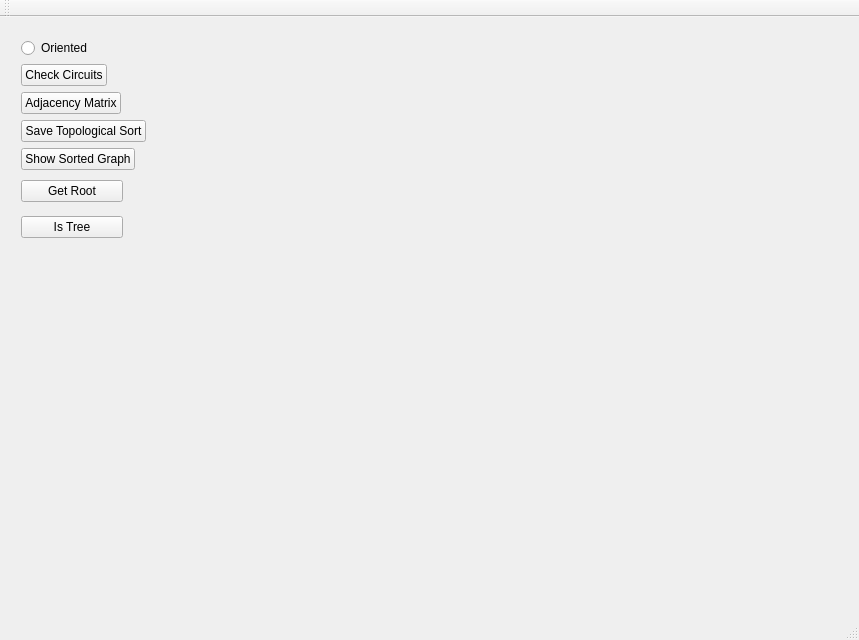
<?xml version="1.0" encoding="UTF-8"?>
<ui version="4.0">
 <class>SortareTopologicaV2Class</class>
 <widget class="QMainWindow" name="SortareTopologicaV2Class">
  <property name="geometry">
   <rect>
    <x>0</x>
    <y>0</y>
    <width>859</width>
    <height>640</height>
   </rect>
  </property>
  <property name="windowTitle">
   <string>SortareTopologicaV2</string>
  </property>
  <widget class="QWidget" name="centralWidget">
   <widget class="QWidget" name="layoutWidget">
    <property name="geometry">
     <rect>
      <x>10</x>
      <y>10</y>
      <width>231</width>
      <height>226</height>
     </rect>
    </property>
    <layout class="QVBoxLayout" name="verticalLayout">
     <item>
      <widget class="QRadioButton" name="setOriented">
       <property name="text">
        <string>Oriented</string>
       </property>
      </widget>
     </item>
     <item>
      <layout class="QHBoxLayout" name="horizontalLayout">
       <item alignment="Qt::AlignLeft">
        <widget class="QPushButton" name="checkCircuitsButton">
         <property name="text">
          <string>Check Circuits</string>
         </property>
        </widget>
       </item>
      </layout>
     </item>
     <item alignment="Qt::AlignLeft">
      <widget class="QPushButton" name="adjacencyMatrixButton">
       <property name="text">
        <string>Adjacency Matrix</string>
       </property>
      </widget>
     </item>
     <item alignment="Qt::AlignLeft">
      <widget class="QPushButton" name="sortedButton">
       <property name="text">
        <string>Save Topological Sort</string>
       </property>
      </widget>
     </item>
     <item alignment="Qt::AlignLeft">
      <widget class="QPushButton" name="sortedGraphButton">
       <property name="text">
        <string>Show Sorted Graph</string>
       </property>
      </widget>
     </item>
     <item>
      <layout class="QHBoxLayout" name="horizontalLayout_3">
       <item>
        <widget class="QPushButton" name="rootButton">
         <property name="text">
          <string>Get Root</string>
         </property>
        </widget>
       </item>
       <item>
        <widget class="QLabel" name="rootLabel">
         <property name="text">
          <string/>
         </property>
        </widget>
       </item>
      </layout>
     </item>
     <item>
      <layout class="QHBoxLayout" name="horizontalLayout_2">
       <item>
        <widget class="QPushButton" name="treeCheckButton">
         <property name="text">
          <string>Is Tree</string>
         </property>
        </widget>
       </item>
       <item>
        <widget class="QLabel" name="isTreeLabel">
         <property name="text">
          <string/>
         </property>
        </widget>
       </item>
      </layout>
     </item>
    </layout>
   </widget>
   <widget class="QLabel" name="hasCircuitsLabel">
    <property name="geometry">
     <rect>
      <x>610</x>
      <y>10</y>
      <width>231</width>
      <height>24</height>
     </rect>
    </property>
    <property name="text">
     <string/>
    </property>
   </widget>
   <widget class="QLabel" name="noCircuitsLabel">
    <property name="geometry">
     <rect>
      <x>610</x>
      <y>40</y>
      <width>231</width>
      <height>24</height>
     </rect>
    </property>
    <property name="text">
     <string/>
    </property>
   </widget>
   <widget class="QLabel" name="sortedLabel">
    <property name="geometry">
     <rect>
      <x>610</x>
      <y>80</y>
      <width>231</width>
      <height>24</height>
     </rect>
    </property>
    <property name="text">
     <string/>
    </property>
   </widget>
  </widget>
  <widget class="QMenuBar" name="menuBar">
   <property name="geometry">
    <rect>
     <x>0</x>
     <y>0</y>
     <width>859</width>
     <height>22</height>
    </rect>
   </property>
  </widget>
  <widget class="QToolBar" name="mainToolBar">
   <attribute name="toolBarArea">
    <enum>TopToolBarArea</enum>
   </attribute>
   <attribute name="toolBarBreak">
    <bool>false</bool>
   </attribute>
  </widget>
  <widget class="QStatusBar" name="statusBar"/>
 </widget>
 <layoutdefault spacing="6" margin="11"/>
 <resources>
  <include location="sortaretopologicav2.qrc"/>
 </resources>
 <connections/>
</ui>
